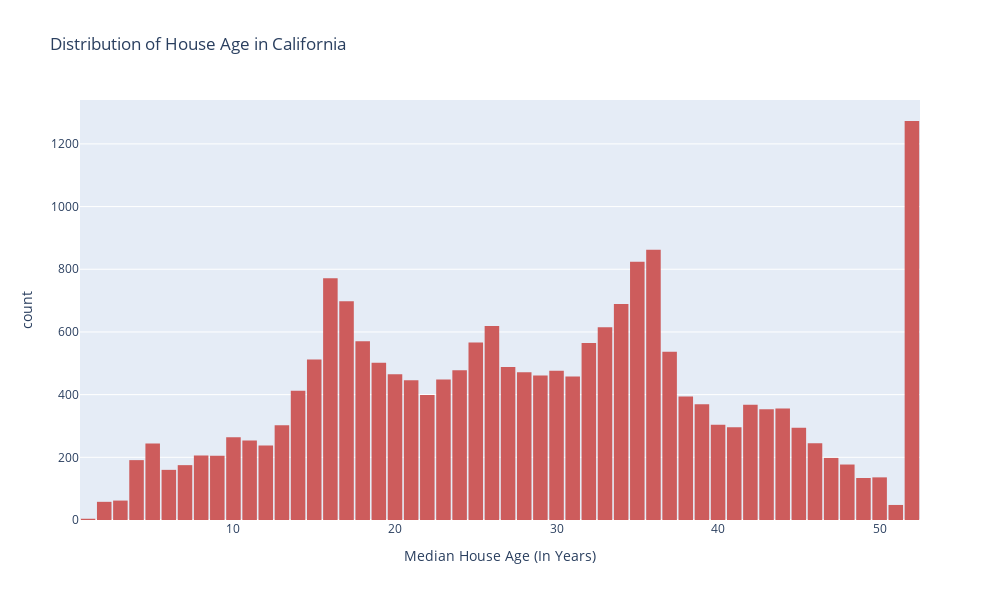

The cell this chart's notebook holds for it:
### Markdown cell above
- The Median House Prices are almost normally distributed with slightly rightly skewed.

### Code cell
# Histogram to visualize the distribution of house ages in California
fig = px.histogram(data,
                   x = 'Median_Age',
                   title = 'Distribution of House Age in California',
                   color_discrete_sequence = ['indianred'],
                   labels = {'Median_Age':'Median House Age (In Years)'}
                    )
fig.update_layout(bargap = 0.1, width = 1000, height = 600)
fig.show()

### Figure 1 — Plotly figure (JSON) as saved in the notebook; plotly's stock layout.template omitted (floating-point values rounded to 4 significant figures; data arrays with more than 128 entries replaced by an {"elided": "..."} marker saying what was removed)
{"data": [{"bingroup": "x", "hovertemplate": "Median House Age (In Years)=%{x}<br>count=%{y}<extra></extra>", "legendgroup": "", "marker": {"color": "indianred", "pattern": {"shape": ""}}, "name": "", "orientation": "v", "showlegend": false, "type": "histogram", "x": {"elided": "20640 int values"}, "xaxis": "x", "yaxis": "y"}], "layout": {"bargap": 0.1, "barmode": "relative", "height": 600, "legend": {"tracegroupgap": 0}, "title": {"text": "Distribution of House Age in California"}, "width": 1000, "xaxis": {"anchor": "y", "domain": [0, 1], "title": {"text": "Median House Age (In Years)"}}, "yaxis": {"anchor": "x", "domain": [0, 1], "title": {"text": "count"}}}}
